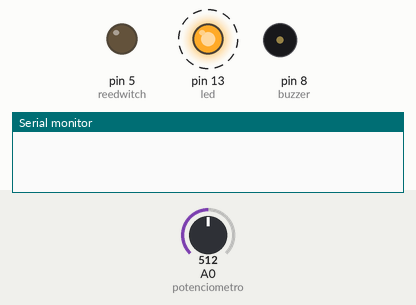
Bench run of a sketch on a simulated Arduino Uno, built with avr-gcc and run on an emulated ATmega328P. On the bench: output pins drawn as LEDs (lit = HIGH), buzzer (waves = sounding), the last lines printed to the serial monitor. Dashed ring = blinking. Inputs (shaded band) come from the test bench; at power-on: A0 (potenciometro) = 512. Pins used as bus, display or sensor lines are not drawn.

Above: at 0.12 s.
At 2.57 s:
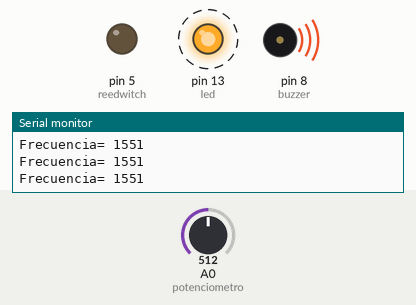
Timing chart, 0 to 3.0 s (numbered marks = the images above):
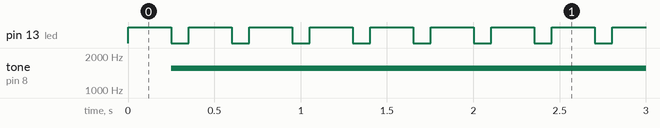

The sketch:

AlarmaReedWitch.ino
```cpp
/*
 *Titulo:            Desarrollo de Alarma para el acceso a una puerta
 *Fecha Entrega:     14/03/2018
 *Autor:             Marco Antonio Moreno Cortés
 *
 *--------------------------------------------------------------------------------------
 *Desarrollo:
 *
 *
 *Este programa realizado en Arduino simulara el Acceso a una puerta utilizando
 *reed switch y un led y adicionalmente se pondrá controlar la frecuencia del
 *tono de un buzzer con un potenciómetro el cual podrá disminuir o aumentar la
 *frecuencia del tono del buzzer esto quiere decir que se podrá cambiar tono.
 *
 *La manera en que funcionara el circuito armado es la siguiente:
 *
 *El reed switch siendo este un interruptor eléctrico activado por un campo magnético
 *simulara el acceso a una puerta ya que consta de dos contactos que en estado normal
 *están separados el cual simularan cuando puerta abierta y se activara el buzzer o
 *zumbador y el led y al acercarse un campo magnético en este caso un imán se juntará
 *y simularan cuando la puerta está cerrada y se desactivara buzzer y el led volviendo
 *a un estado normal.
 *
 */


/* Definición de constantes y asignación a los pines */

int led=13;           //Variable asignado al ping 13= led.
int reedwitch=5;      //Variable asignado al ping 5=reed switch.
int buzzer=8;         //Variable asignado al ping 8=buzzer.
int val=0;
int potenciometro=A0;//A0 la variable donde se almacenará lo valores leeidos del potenciómetro para luego utilizarlos como parámetros de frecuencia.
int frecuencia;      //Variable que guardara la frecuencia.
int tono;            //Tono valor que se leea en el potenciómetro será almacena en esta variable.
int duracion=800;    //Duración de frecuencia.


//Método encargado de recoger información de las variables utilizadas en void loop()
//configurando los métodos de trabajo de los pines utilizados de salida y entrada.
void setup() {
//
pinMode(led,OUTPUT);
pinMode(reedwitch,OUTPUT);
pinMode(buzzer,OUTPUT);
pinMode(tono,INPUT);
//Abre el puerto serie y fija la velocidad en baudios para la transmisión de datos en serie.
//El valor típico de velocidad para comunicarse con el ordenador es 9600, aunque otras velocidades pueden ser soportadas.
Serial.begin(9600);
}


//Contiene el programa que se ejecutara ciclicamente
void loop() {

val=digitalRead(reedwitch);//Lee el valor en el reedwitch
if(val==LOW){//Condicion  la cual hará toda la funcionalidad del circuito armado mientras el valor recibido por el reed witch este bajo
 //activara el ping del led y buzzer para abrir la comunicación y tendra un tiempo que permanecera apagado con la función delay.
 digitalWrite(led,HIGH);
 digitalWrite(buzzer,HIGH);
 delay(250);
 //desactivara led, buzzer
 digitalWrite(led,LOW);
 digitalWrite(buzzer,LOW);
 //tono es igual a la lectura que se hace el potenciómetro el cual puede leer valores del 0-1023
 tono=analogRead(potenciometro);
 //"map" nos permite convertir un rango de variación en otro con toda sencillez, tono
 // en donde 100 es la frecuencia minima que se puede seleccionar y 3000 la maxima
 frecuencia=map(tono,0,1023,100,3000);
 tone(buzzer,frecuencia,duracion);
 Serial.print("Frecuencia= ");
 Serial.println(frecuencia);//Muestra en consola de arduino la frecuencia.
 delay(100);//si aumenta el delay la frecuencia sera menor y si se disminuye sera mayor
  }
  else{
   digitalWrite(led,LOW);
   digitalWrite(buzzer,LOW);
      }
}
```

Measured:
- by itself, pin 13 (led): alternates HIGH for 0.25 s and LOW for 0.10 s
- by itself, tone on pin 8 (buzzer): silent → 1551 Hz at 0.25 s
